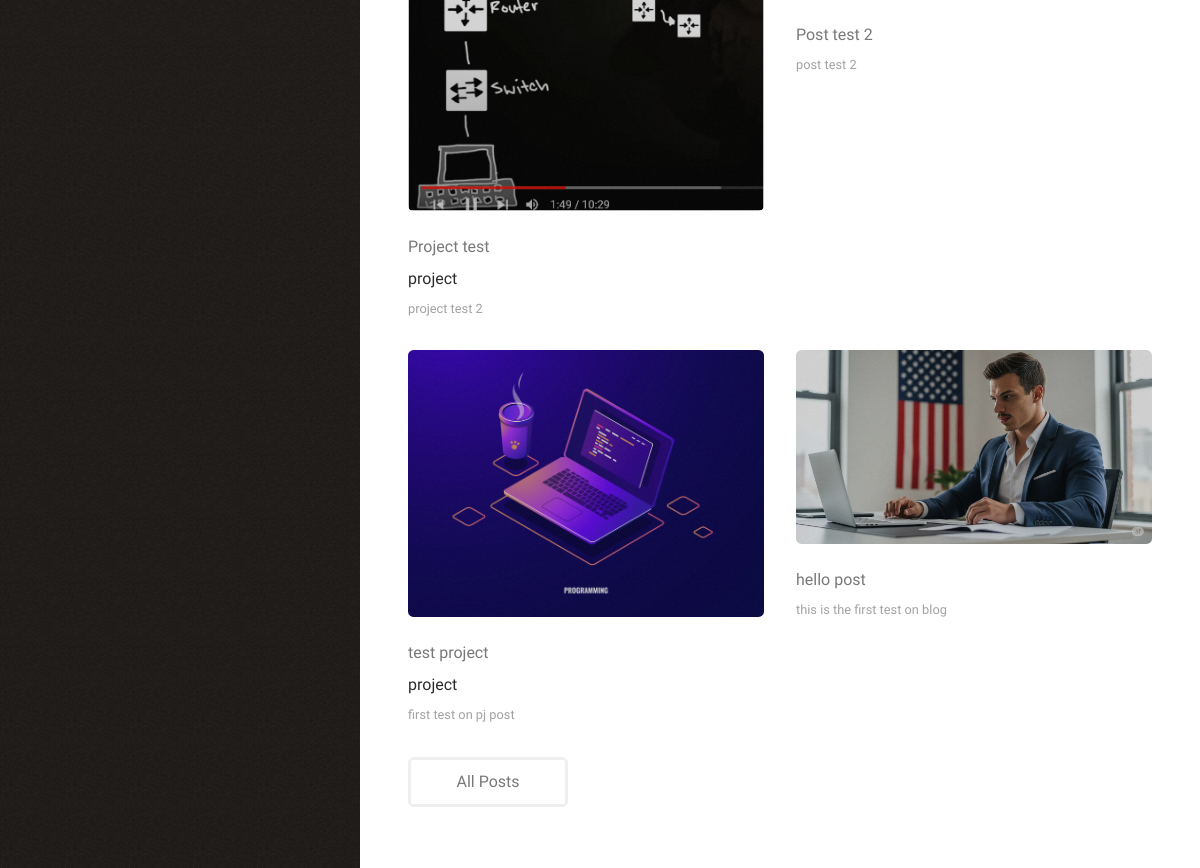
Before: / (middle part) with the older database file.
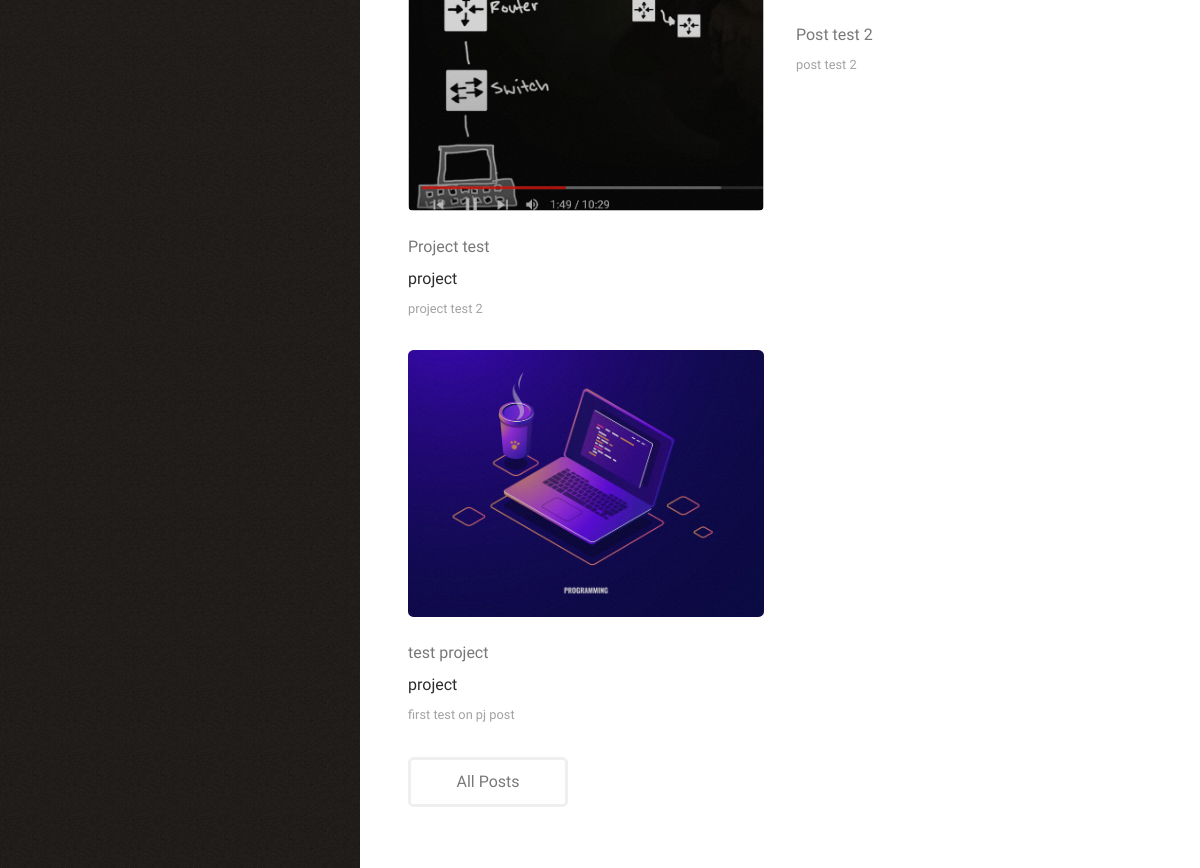
After: the same page with the newer database file.
### blog/models.py (models this page shows, shortened)
class Post(models.Model):
    POST_TYPE_CHOICES = (
        ("project", "Project"),
        ("blog", "Blog"),
    )
    post_type = models.CharField(max_length=50, choices=POST_TYPE_CHOICES)
    title = models.CharField(max_length=50)
    content = models.TextField()
    image = models.ImageField(upload_to="images/post-image/")
    related_url = models.URLField(max_length=200, null=True, blank=True)
    created_at = models.DateTimeField(auto_now_add=True)
    updated_at = models.DateTimeField(auto_now=True)
    is_published = models.BooleanField(default=False)
    published_at = models.DateTimeField(blank=True, null=True)
    slug = models.SlugField(unique=True, max_length=200)
    class Meta:
        ordering = ["-created_at"]

### blog/views.py (the view, shortened to what this page needs)
# urls.py: path("", views.IndexView.as_view(), name="home"),
class IndexView(View):
    def get_posts(self):
        return Post.objects.filter(is_published=True)[:4]
    def get(self, request, *args, **kwargs):
        posts = self.get_posts()
        form = ContactForm()
        context = {"posts": posts, "form": form}
        return render(request, "blog/index.html", context=context)

### blog/templates/blog/index.html (shortened to what this page needs)
{% load static %}
<!DOCTYPE HTML>
<html>
	<head>
		<link rel="stylesheet" href="{% static 'assets/css/fontawesome-all.min.css' %}" />
		<link rel="stylesheet" href="{% static 'assets/css/main.css' %}" />
	</head>
	<body class="is-preload">
			<header id="header">
				<div class="inner">
				</div>
			</header>
			<div id="main">
					<section id="two">
						<div class="row">
							{% for post in posts %}
							<article class="col-6 col-12-xsmall work-item">
								<a href="{% url 'post_detail' post.slug %}" class="image fit thumb"><img src="{{ post.image.url }}" alt="{{post.title}}" /></a>
								<h3>{{post.title}}</h3>{% if post.post_type == "project" %}	<h3 style="color:rgba(0, 0, 0, 0.83);;">{{post.post_type}}</h3>{% endif %}
								<p>{{post.content}}</p>
							</article>
							{% endfor %}
						</div>
						<ul class="actions">
							<li><a href="{% url 'posts' %}" class="button">All Posts</a></li>
						</ul>
					</section>
			</div>
	</body>
</html>

Changed rows visible on the page:
removed Post: image (picture), title "hello post", content "this is the first test on blog"
